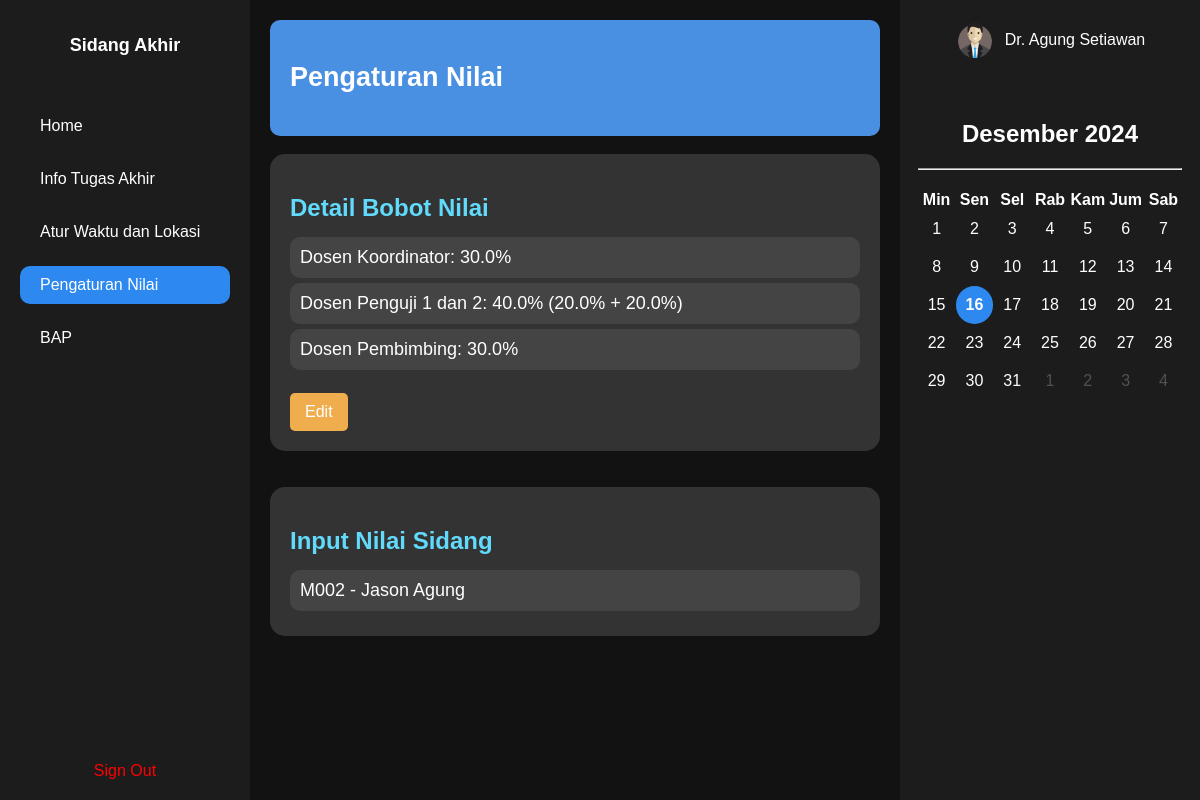
The page /koordinator/pengaturan_nilai (signed in) on the database its author committed.
### tables this page shows
CREATE TABLE Nilai_Koordinator (id_nilai_koordinator INTEGER PRIMARY KEY, nik_koordinator TEXT REFERENCES Koordinator (nik), id_sidang INTEGER REFERENCES Sidang (ID_Sidang), nilai REAL);

CREATE TABLE Mahasiswa (
    npm TEXT PRIMARY KEY,
    nama TEXT NOT NULL,
    jurusan TEXT NOT NULL,
    angkatan INTEGER NOT NULL,
    jenis_ta INTEGER NOT NULL,
    judul_ta TEXT NOT NULL,
    email TEXT NOT NULL,
    password TEXT NOT NULL
);

CREATE TABLE Penguji (
    nik TEXT PRIMARY KEY,
    Nama TEXT NOT NULL,
    Email TEXT NOT NULL UNIQUE,
    Password TEXT NOT NULL
);

### app/routes/koordinator.py (the view, shortened to what this page needs)
@koordinator_bp.route('/pengaturan_nilai', methods = ['GET', 'POST'])
def pengaturan_nilai():
    nama = session.get('nama', None)
    nik = session.get('id', None)
    if(request.method == 'GET'):
        conn = get_db_connection()
        cursor = conn.cursor()
        cursor.execute("SELECT * FROM InfoSidang")
        info = cursor.fetchall()
        cursor.execute("SELECT * FROM nilai_koordinator")
        nilais = cursor.fetchall()
        id_sidang_in_nilai = [nilai["id_sidang"] for nilai in nilais]
        cursor.execute("SELECT * FROM bobot_pertahun_ajaran")
        all_bobot = cursor.fetchall()
        cursor.execute("SELECT * FROM bobot_pertahun_ajaran where id_tahun_ajaran IN (SELECT id_tahun_ajaran FROM Sidang WHERE status = 'active')")
        bobots = cursor.fetchall()
        print(bobots)
        print(bobots)
        bobot = [
                    {
                        "id_tahun_ajaran": row["ID_Tahun_Ajaran"],  # Mengakses dengan nama kolom (pastikan nama cocok)
                        "bobot_penguji": row["bobot_penguji"] * 100,
                        "bobot_koordinator": row["bobot_koordinator"] * 100,
                        "tata_tulis_penguji": row["tata_tulis_penguji"] * 100,
                        "kelengkapan_materi_penguji": row["kelengkapan_materi_penguji"] * 100,
                        "pencapaian_tujuan_penguji": row["pencapaian_tujuan_penguji"] * 100,
                        "penguasaan_materi_penguji": row["penguasaan_materi_penguji"] * 100,
                        "presentasi_penguji": row["presentasi_penguji"] * 100,
                        "bobot_pembimbing": row["bobot_pembimbing"] * 100,
                        "tata_tulis_pembimbing": row["tata_tulis_pembimbing"] * 100,
                        "kelengkapan_materi_pembimbing": row["kelengkapan_materi_pembimbing"] * 100,
                        "proses_bimbingan_pembimbing": row["proses_bimbingan_pembimbing"] * 100,
                        "penguasaan_materi_pembimbing": row["penguasaan_materi_pembimbing"] * 100
                    }
                    for row in bobots
                ]
        print(nama)
        print(info)
        print(nilais)
        print(id_sidang_in_nilai)
        print(nik)
        print(all_bobot)
        print(bobot)
        print(bobots)
        return render_template('koordinator/koordinator-pengaturan.html', nama = nama, info=info, nilai=nilais, id_sidang_in_nilai=id_sidang_in_nilai, nik=nik, bobot=bobot, bobots = all_bobot)

### app/routes/koordinator.py (called while the page is built)
def get_db_connection():
    conn = sqlite3.connect('database/database.db')
    conn.row_factory = sqlite3.Row
    return conn

@koordinator_bp.before_request
def require_login():
    allowed_routes = ['login', 'static']
    if 'email' not in session and request.endpoint not in allowed_routes:
        return redirect(url_for('login'))

### main.py (called while the page is built)
@app.before_request
def require_login():
    allowed_routes = ['login', 'static']
    if 'email' not in session and request.endpoint not in allowed_routes:
        return redirect(url_for('login'))

### templates/koordinator/koordinator-pengaturan.html (shortened to what this page needs)
<!DOCTYPE html>
<html lang="en">
<head>
  <link rel="stylesheet" href="{{ url_for('static', filename='css/koordinator/koordinator-pengaturan.css') }}">
</head>
<body>
  <div class="container">
    {% include 'koordinator/fragment/sidebar.html' %}
    <div id="main-side">
        <div id="greeting"><h2>Pengaturan Nilai</h2></div>
        <br>
        <div id="bobot-list">
            <h2>Detail Bobot Nilai</h2>
            <a><div class="bobot-item-koor">Dosen Koordinator: {{bobot[0].bobot_koordinator}}%</div></a>
            <a onclick="goToEditBobotPenguji('{{bobot[0].id_tahun_ajaran}}', '{{bobot[0].tata_tulis_penguji}}', '{{bobot[0].kelengkapan_materi_penguji}}', '{{bobot[0].pencapaian_tujuan_penguji}}', '{{bobot[0].penguasaan_materi_penguji}}', '{{bobot[0].presentasi_penguji}}')"><div class="bobot-item">Dosen Penguji 1 dan 2: {{bobot[0].bobot_penguji}}% ({{bobot[0].bobot_penguji / 2}}% + {{bobot[0].bobot_penguji / 2}}%)</div></a>
            <a onclick="goToEditBobotPembimbing('{{bobot[0].id_tahun_ajaran}}', '{{bobot[0].tata_tulis_pembimbing}}', '{{bobot[0].kelengkapan_materi_pembimbing}}', '{{bobot[0].proses_bimbingan_pembimbing}}', '{{bobot[0].penguasaan_materi_pembimbing}}',)"><div class="bobot-item"> Dosen Pembimbing: {{bobot[0].bobot_pembimbing}}%</div></a>
            <br>
            <div class="buttons"><button class="edit-btn" onclick="goToEditBobot('{{bobot[0].bobot_koordinator}}', '{{bobot[0].bobot_penguji}}', '{{bobot[0].bobot_pembimbing}}')">Edit</button></div>
        </div>
        <br><br>
        <div id="input-nilai">
            <h2>Input Nilai Sidang</h2>
            {% for sidang in info %}
            <div class="student-item" id="{{sidang.ID_Sidang}}" onclick="goToEditNilai('{{nik}}', '{{sidang.id_sidang}}', '{% if sidang.nilai_koor != None %} {{sidang.nilai_koor}} {% else %} 100 {% endif %}', '{{sidang.npm_mahasiswa}}', '{{sidang.nama_mahasiswa}}', '{{sidang.ID_Tahun_Ajaran}}')">
                {{sidang.npm_mahasiswa}} - {{sidang.nama_mahasiswa}}
            </div>
            {% endfor %}
        </div>
    </div>
    {% include 'koordinator/fragment/rightbar.html' %}
  </div>
</body>
</html>

### templates/koordinator/fragment/rightbar.html (shortened to what this page needs)
<aside class="calendar">
  <div class="user">
    <img src="{{ url_for('static', filename='png/profile-dosen.png') }}" alt="User">
    <span>{{nama}}</span>
  </div>
  <div class="cal-wrapper">
    <h2>Desember 2024</h2>
    <hr style="margin-bottom: 20px;">
    <table class="cal-table">
        <thead>
            <tr>
                <th>Min</th>
                <th>Sen</th>
                <th>Sel</th>
                <th>Rab</th>
                <th>Kam</th>
                <th>Jum</th>
                <th>Sab</th>
            </tr>
        </thead>
        <tbody id="calendar-body">
          <tr>
              <td data-day="1">1</td>
              <td data-day="2">2</td>
              <td data-day="3">3</td>
              <td data-day="4">4</td>
              <td data-day="5">5</td>
              <td data-day="6">6</td>
              <td data-day="7">7</td>
          </tr>
          <tr>
              <td data-day="8">8</td>
              <td data-day="9">9</td>
              <td data-day="10">10</td>
              <td data-day="11">11</td>
              <td data-day="12">12</td>
              <td data-day="13">13</td>
              <td data-day="14">14</td>
          </tr>
          <tr>
              <td data-day="15">15</td>
              <td data-day="16">16</td>
              <td data-day="17">17</td>
              <td data-day="18">18</td>
              <td data-day="19">19</td>
              <td data-day="20">20</td>
              <td data-day="21">21</td>
          </tr>
          <tr>
              <td data-day="22">22</td>
              <td data-day="23">23</td>
              <td data-day="24">24</td>
              <td data-day="25">25</td>
              <td data-day="26">26</td>
              <td data-day="27">27</td>
              <td data-day="28">28</td>
          </tr>
          <tr>
              <td data-day="29">29</td>
              <td data-day="30">30</td>
              <td data-day="31">31</td>
              <td style="color: rgb(82, 82, 82);">1</td>
              <td style="color: rgb(82, 82, 82);">2</td>
              <td style="color: rgb(82, 82, 82);">3</td>
              <td style="color: rgb(82, 82, 82);">4</td>
          </tr>
      </tbody>
    </table>
  </div>
</aside>

### static/css/koordinator/koordinator-pengaturan.css (style rules this page uses)
body { font-family: 'Arial', sans-serif; margin: 0; color: #fff; background-color: #121212; display: grid; grid-template-columns: auto; grid-template-rows: auto; height: 100vh; }
.container { display: grid; grid-template-columns: 250px 1fr 300px; grid-template-rows: auto; height: 100%; }
#main-side { grid-template-rows: auto auto; gap: 20px; padding: 20px; }
#greeting { background-color: #4a90e2; border-radius: 10px; padding: 20px; color: white; font-size: 18px; }
#bobot-list { background-color: #333; padding: 20px; border-radius: 15px; }
.student-item { font-size: 18px; margin: 5px 0; padding: 10px; background-color: #444; border-radius: 10px; cursor: pointer; }
#input-nilai h2 { margin-bottom: 15px; color: #61dafb; }
#input-nilai { background-color: #333; padding: 20px; border-radius: 15px; }
#bobot-list h2 { margin-bottom: 15px; color: #61dafb; }
.bobot-item { font-size: 18px; margin: 5px 0; padding: 10px; background-color: #444; border-radius: 10px; cursor: pointer; }
.bobot-item-koor { font-size: 18px; margin: 5px 0; padding: 10px; background-color: #444; border-radius: 10px; }
.buttons { display: flex; gap: 10px; }
.buttons button { padding: 10px 15px; border: none; border-radius: 5px; cursor: pointer; font-size: 16px; }
.buttons .edit-btn { background-color: #f0ad4e; color: white; }
.calendar { background: #1c1c1c; padding: 20px; display: flex; flex-direction: column; align-items: center; }
.calendar .user { display: flex; align-items: center; margin-bottom: 20px; }
.calendar .user img { border-radius: 50%; width: 40px; height: 40px; margin-right: 10px; }
.calendar .cal-wrapper { text-align: center; }
.calendar .cal-table { width: 100%; border-collapse: collapse; }
.calendar .cal-table td { text-align: center; padding: 10px; color: #fff; }

### rows shown on the page
Nilai_Koordinator: npm_mahasiswa "M002", nama_mahasiswa "Jason Agung"
Penguji: Nama "Dr. Agung Setiawan"

### other values the page prints
{{ bobot[0].bobot_koordinator }} "30.0"
{{ bobot[0].bobot_penguji }} "40.0"
{{ bobot[0].bobot_penguji / 2 }} "20.0"
{{ bobot[0].bobot_pembimbing }} "30.0"
